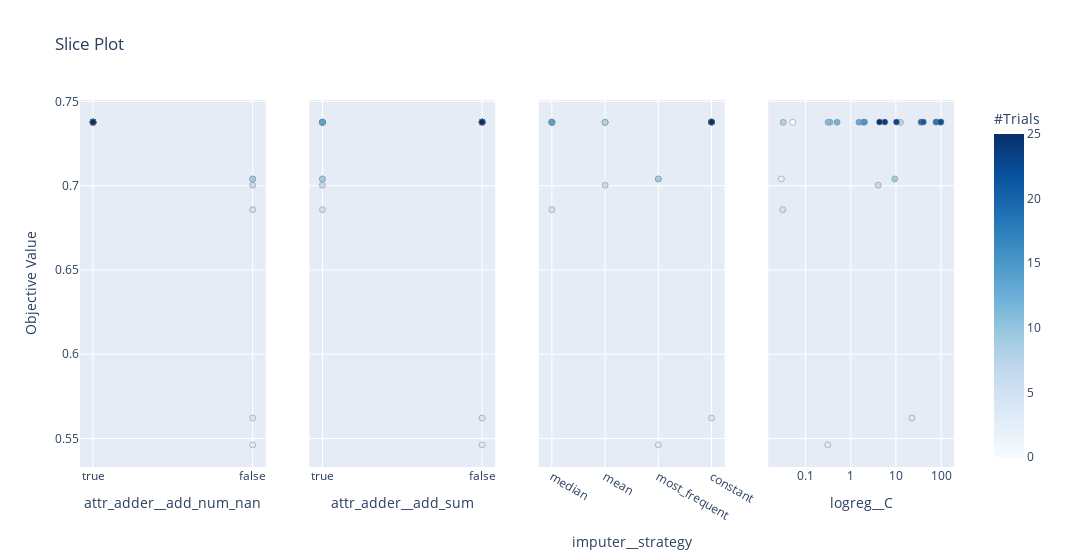

Notebook source saved alongside this figure:
### Markdown cell above
## Hyperparameter Slices

The slice plots give you an idea of the affect of each hyperparameter individually on the outcome of the objective.

### Code cell
optuna.visualization.plot_slice(study)

### Figure 1 — Plotly figure (JSON) as saved in the notebook; plotly's stock layout.template omitted (floating-point values rounded to 4 significant figures)
{"data": [{"marker": {"color": [0, 1, 2, 3, 4, 5, 6, 7, 8, 9, 10, 11, 12, 13, 14, 15, 16, 17, 18, 19, 20, 21, 22, 23, 24, 25], "colorbar": {"title": {"text": "#Trials"}, "x": 1, "xpad": 40}, "colorscale": [[0, "rgb(247,251,255)"], [0.125, "rgb(222,235,247)"], [0.25, "rgb(198,219,239)"], [0.375, "rgb(158,202,225)"], [0.5, "rgb(107,174,214)"], [0.625, "rgb(66,146,198)"], [0.75, "rgb(33,113,181)"], [0.875, "rgb(8,81,156)"], [1, "rgb(8,48,107)"]], "line": {"color": "Grey", "width": 0.5}, "showscale": true}, "mode": "markers", "showlegend": false, "type": "scatter", "x": [true, true, false, false, false, false, false, true, true, false, true, true, true, true, true, true, true, true, true, true, true, true, true, true, true, true], "xaxis": "x", "y": [0.7377, 0.7376, 0.704, 0.5462, 0.5621, 0.6858, 0.7003, 0.7376, 0.7376, 0.704, 0.7377, 0.7377, 0.7377, 0.7377, 0.7377, 0.7377, 0.7377, 0.7377, 0.7377, 0.7377, 0.7377, 0.7377, 0.7377, 0.7377, 0.7377, 0.7377], "yaxis": "y"}, {"marker": {"color": [0, 1, 2, 3, 4, 5, 6, 7, 8, 9, 10, 11, 12, 13, 14, 15, 16, 17, 18, 19, 20, 21, 22, 23, 24, 25], "colorbar": {"title": {"text": "#Trials"}, "x": 1, "xpad": 40}, "colorscale": [[0, "rgb(247,251,255)"], [0.125, "rgb(222,235,247)"], [0.25, "rgb(198,219,239)"], [0.375, "rgb(158,202,225)"], [0.5, "rgb(107,174,214)"], [0.625, "rgb(66,146,198)"], [0.75, "rgb(33,113,181)"], [0.875, "rgb(8,81,156)"], [1, "rgb(8,48,107)"]], "line": {"color": "Grey", "width": 0.5}, "showscale": false}, "mode": "markers", "showlegend": false, "type": "scatter", "x": [true, false, true, false, false, true, true, true, true, true, true, true, true, true, true, false, false, false, false, false, false, false, false, false, false, false], "xaxis": "x2", "y": [0.7377, 0.7376, 0.704, 0.5462, 0.5621, 0.6858, 0.7003, 0.7376, 0.7376, 0.704, 0.7377, 0.7377, 0.7377, 0.7377, 0.7377, 0.7377, 0.7377, 0.7377, 0.7377, 0.7377, 0.7377, 0.7377, 0.7377, 0.7377, 0.7377, 0.7377], "yaxis": "y2"}, {"marker": {"color": [0, 1, 2, 3, 4, 5, 6, 7, 8, 9, 10, 11, 12, 13, 14, 15, 16, 17, 18, 19, 20, 21, 22, 23, 24, 25], "colorbar": {"title": {"text": "#Trials"}, "x": 1, "xpad": 40}, "colorscale": [[0, "rgb(247,251,255)"], [0.125, "rgb(222,235,247)"], [0.25, "rgb(198,219,239)"], [0.375, "rgb(158,202,225)"], [0.5, "rgb(107,174,214)"], [0.625, "rgb(66,146,198)"], [0.75, "rgb(33,113,181)"], [0.875, "rgb(8,81,156)"], [1, "rgb(8,48,107)"]], "line": {"color": "Grey", "width": 0.5}, "showscale": false}, "mode": "markers", "showlegend": false, "type": "scatter", "x": ["median", "mean", "most_frequent", "most_frequent", "constant", "median", "mean", "mean", "mean", "most_frequent", "median", "median", "median", "median", "median", "constant", "constant", "constant", "constant", "constant", "constant", "constant", "constant", "constant", "constant", "constant"], "xaxis": "x3", "y": [0.7377, 0.7376, 0.704, 0.5462, 0.5621, 0.6858, 0.7003, 0.7376, 0.7376, 0.704, 0.7377, 0.7377, 0.7377, 0.7377, 0.7377, 0.7377, 0.7377, 0.7377, 0.7377, 0.7377, 0.7377, 0.7377, 0.7377, 0.7377, 0.7377, 0.7377], "yaxis": "y3"}, {"marker": {"color": [0, 1, 2, 3, 4, 5, 6, 7, 8, 9, 10, 11, 12, 13, 14, 15, 16, 17, 18, 19, 20, 21, 22, 23, 24, 25], "colorbar": {"title": {"text": "#Trials"}, "x": 1, "xpad": 40}, "colorscale": [[0, "rgb(247,251,255)"], [0.125, "rgb(222,235,247)"], [0.25, "rgb(198,219,239)"], [0.375, "rgb(158,202,225)"], [0.5, "rgb(107,174,214)"], [0.625, "rgb(66,146,198)"], [0.75, "rgb(33,113,181)"], [0.875, "rgb(8,81,156)"], [1, "rgb(8,48,107)"]], "line": {"color": "Grey", "width": 0.5}, "showscale": false}, "mode": "markers", "showlegend": false, "type": "scatter", "x": [0.05175, 35.55, 0.02897, 0.3095, 22.61, 0.03113, 4.042, 12.57, 0.03193, 9.431, 0.3486, 0.3158, 0.4975, 1.518, 1.907, 2.012, 98.28, 77.5, 77.52, 99.46, 36.52, 40.49, 97.65, 10.29, 5.677, 4.332], "xaxis": "x4", "y": [0.7377, 0.7376, 0.704, 0.5462, 0.5621, 0.6858, 0.7003, 0.7376, 0.7376, 0.704, 0.7377, 0.7377, 0.7377, 0.7377, 0.7377, 0.7377, 0.7377, 0.7377, 0.7377, 0.7377, 0.7377, 0.7377, 0.7377, 0.7377, 0.7377, 0.7377], "yaxis": "y4"}], "layout": {"title": {"text": "Slice Plot"}, "width": 1200, "xaxis": {"anchor": "y", "domain": [0, 0.2125], "title": {"text": "attr_adder__add_num_nan"}}, "xaxis2": {"anchor": "y2", "domain": [0.2625, 0.475], "title": {"text": "attr_adder__add_sum"}}, "xaxis3": {"anchor": "y3", "domain": [0.525, 0.7375], "title": {"text": "imputer__strategy"}}, "xaxis4": {"anchor": "y4", "domain": [0.7875, 1], "title": {"text": "logreg__C"}, "type": "log"}, "yaxis": {"anchor": "x", "domain": [0, 1], "title": {"text": "Objective Value"}}, "yaxis2": {"anchor": "x2", "domain": [0, 1], "matches": "y", "showticklabels": false}, "yaxis3": {"anchor": "x3", "domain": [0, 1], "matches": "y", "showticklabels": false}, "yaxis4": {"anchor": "x4", "domain": [0, 1], "matches": "y", "showticklabels": false}}}
